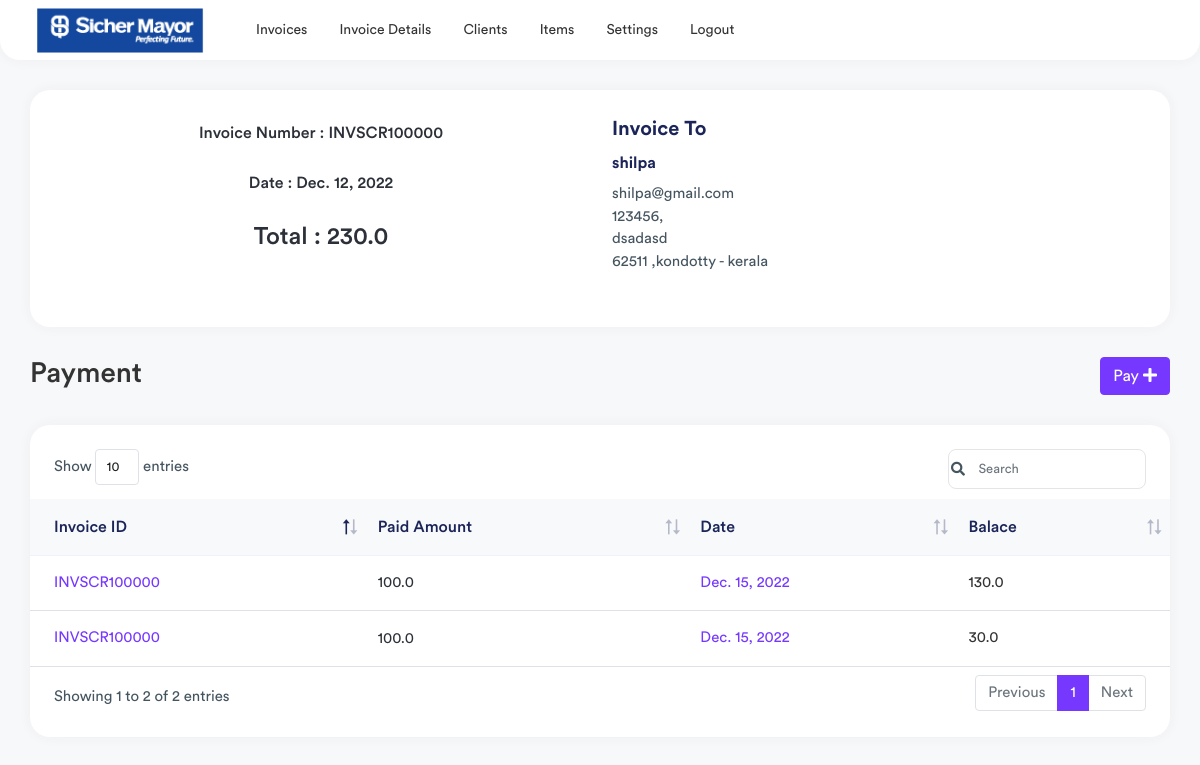
The page /payment/20 (signed in) on the database its author committed.
### invoice/models.py (models this page shows, shortened)
class Invoice(models.Model):
    invoice_number = models.CharField(max_length=50,null=True)
    client = models.ForeignKey(Client,on_delete=models.CASCADE,null=True)
    date = models.DateField(null=True)
    item_total = models.FloatField(default=0)
    tax_amount = models.FloatField(default=0)
    grand_total = models.FloatField(default=0)
    amount_paid = models.FloatField(default=0)
    note = models.CharField(max_length=2000,null=True)

class Client(models.Model):
    name = models.CharField(max_length=200,null=True)
    email = models.CharField(max_length=200,null=True)
    address = models.CharField(max_length=500,null=True)
    city = models.CharField(max_length=500,null=True)
    country = models.CharField(max_length=50,null=True)
    zipcode = models.CharField(max_length=20,null=True)
    phone = models.CharField(max_length=20,unique=True,null=True)
    class Meta:
        verbose_name_plural = ("Client")

class BillPayment(models.Model):
    invoice = models.ForeignKey(Invoice,on_delete=models.CASCADE,null=True)
    amount = models.FloatField(default=0)
    date = models.DateField(null=True)
    balance = models.FloatField(default=0)

### invoice/views.py (the view, shortened to what this page needs)
# urls.py: path('payment/<int:id>',views.payment, name="payment"),
@login_required(login_url="/login-page/")
def payment(request,id):
    invoice = Invoice.objects.get(id=id)
    balance = invoice.grand_total - invoice.amount_paid
    history = BillPayment.objects.filter(invoice=invoice)
    context = {
        "invoice":invoice,
        "history":history,
        "balance":balance,
    }
    return render(request,'payment-page.html',context)

### templates/payment-page.html (shortened to what this page needs)
{% extends 'base.html' %}
{% load static %}
{% block content %}
<div class="page-wrapper">
    <div class="content container-fluid">
        <div class="row">
            <div class="col-sm-12">
                <div class="card card-table">
                    <div class="card-body">
                        <div class="row p-4">
                            <div class="col-lg-6 col-md-6 col-sm-6"  >
                                <div class="invoice-info  text-center " >
                                    <p class="invoice-details invoice-det   ails-two" >
                                        <h6>Invoice Number : {{invoice.invoice_number}}</h6> <br>
                                        <h6>Date : {{invoice.date}}</h6> <br>
                                        <h4>Total : {{invoice.grand_total}}</h4> <br>
                                    </p>
                                </div>
                            </div>
                            <div class="col-lg-6 col-md-6 col-sm-6 ">
                                <div class="invoice-info">
                                    <strong class="customer-text-one">Invoice To</strong>
                                    <h6 class="invoice-name">{{invoice.client.name}}</h6>
                                    <p class="invoice-details invoice-details-two">
                                        {{invoice.client.email}} <br>
                                        {{invoice.client.phone}}, <br>
                                        {{invoice.client.address}} <br>
                                        {{invoice.client.zipcode}} ,{{invoice.client.city}}  - {{invoice.client.country}} <br>
                                    </p>
                                </div>
                            </div>
                        </div>
                    </div>
                </div>
            </div>
        </div>
        <div class="page-header">
            <div class="row align-items-center">
                <div class="col">
                    <h3 class="page-title">Payment</h3>
                </div>
                <div class="col-auto">
                    <a class="btn btn-primary" data-bs-toggle="modal"
                    data-bs-target="#bank_details">Pay
                        <i class="fas fa-plus"></i>
                    </a>
                </div>
            </div>
        </div>
        <div class="row">
            <div class="col-sm-12">
                <div class="card card-table">
                    <div class="card-body">
                        <div class="table-responsive">
                            <table class="table table-stripped table-hover datatable">
                                <thead class="thead-light">
                                    <tr>
                                        <th>Invoice ID</th>
                                        <th>Paid Amount</th>
                                        <th>Date</th>
                                        <th>Balace</th>
                                    </tr>
                                </thead>
                                <tbody>
                                    {% for datas in history %}
                                    <tr>
                                        <td>
                                            <a href="" class="invoice-link">{{datas.invoice.invoice_number}}</a>
                                        </td>
                                        <td>
                                            <h2 class="table-avatar">
                                                {{datas.amount}}
                                            </h2>
                                        </td>
                                        <td class="text-primary">{{datas.date}}</td>
                                        <td>{{datas.balance}}</td>
                                    </tr>
                                    {% endfor %}
                                </tbody>
                            </table>
                        </div>
                    </div>
                </div>
            </div>
        </div>
    </div>
</div>
{% endblock %}

### rows shown on the page
Invoice: invoice_number "INVSCR100000", date "Dec. 12, 2022", grand_total "230.0", client.name "shilpa", client.email "shilpa@gmail.com", client.phone "123456", client.address "dsadasd", client.zipcode "62511", client.city "kondotty", client.country "kerala"
BillPayment: invoice.invoice_number "INVSCR100000", amount "100.0", date "Dec. 15, 2022", balance "130.0"
BillPayment: invoice.invoice_number "INVSCR100000", amount "100.0", date "Dec. 15, 2022", balance "30.0"
